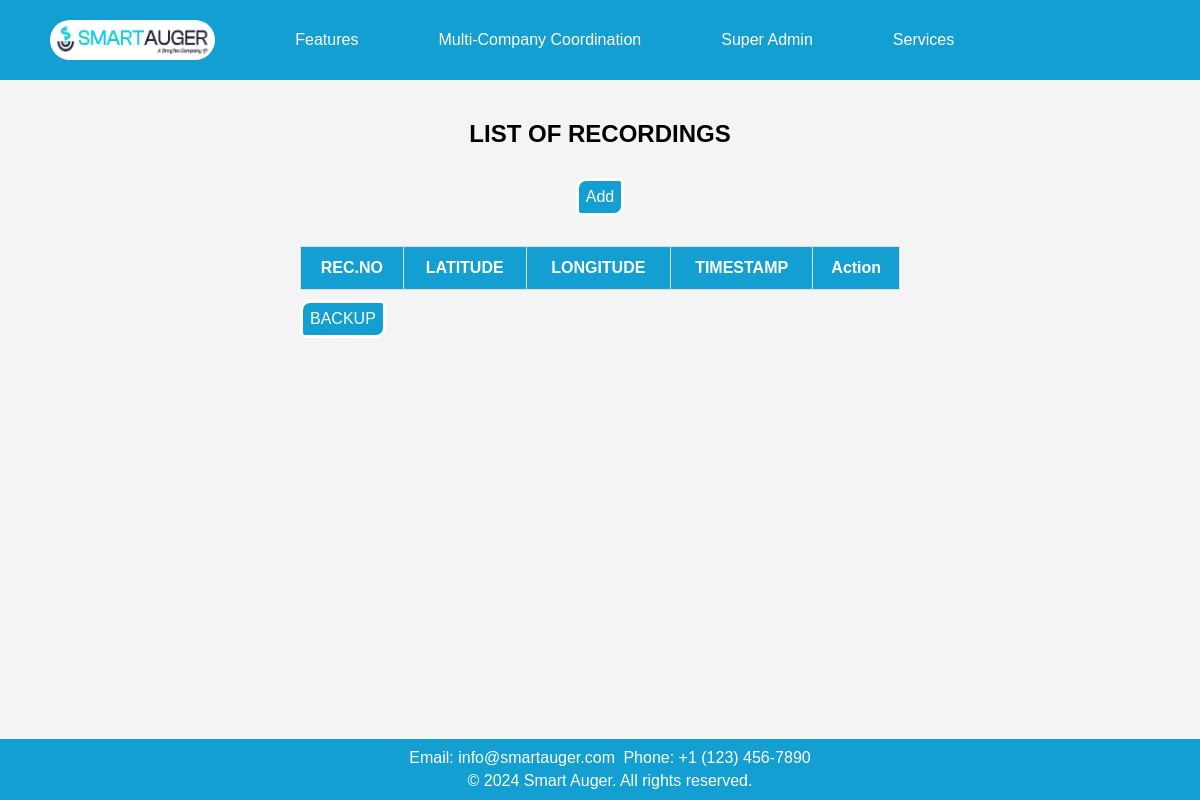
Page /data_management/ on the earlier database version.
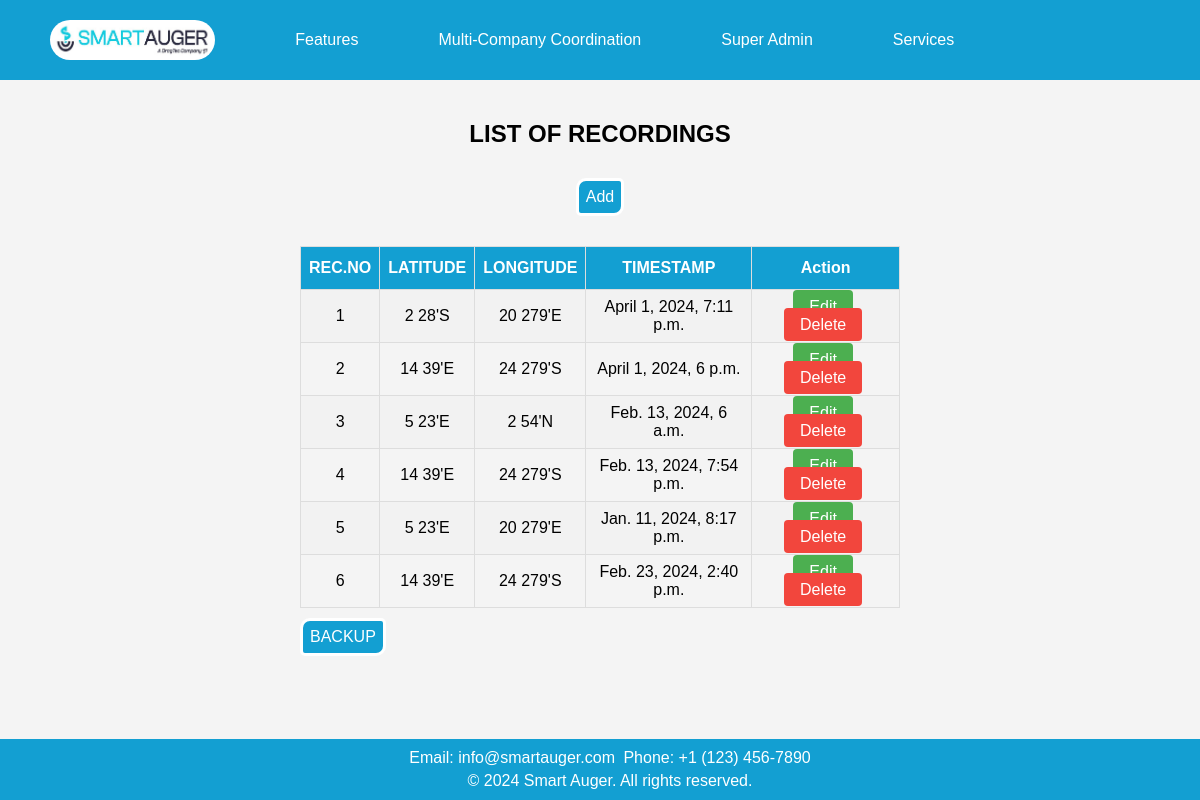
Same page on the later database version.
### app1/models.py (models this page shows, shortened)
class data_management_model(models.Model):
    rec_no = models.AutoField(primary_key=True,unique=True)
    latitude = models.CharField(max_length=20)
    longitude = models.CharField(max_length=20)
    timestamp = models.DateTimeField(auto_now_add=True)

### app1/views.py (the view)
# urls.py: path('data_management/',views.data_management_view,name='data_management'),
def data_management_view(request):
    recordings = data_management_model.objects.all()
    return render(request, 'app1/data_management.html', {'recordings': recordings})

### app1/templates/app1/data_management.html (shortened to what this page needs)
<!DOCTYPE html>
<html lang="en">
<head>
    {% load static %}
</head>
<body>
    <header>
        <nav class="nav">
            <a class="logo" href="#"><img src="{% static 'app1/images/icon.jpg' %}" alt="Logo"></a>
            <div class="dropdown">
                <a href="#">Features</a>
            </div>
            <div class="dropdown">
                <a href="#" class="dropbtn">Multi-Company Coordination</a>
            </div>
            <div class="dropdown">
                <a href="#">Super Admin</a>
            </div>
            <div class="dropdown">
                <a href="#">Services</a>
            </div>
        </nav>
    </header>
    <div class="user">
        <h2 class="heading1">LIST OF RECORDINGS</h2>
        <a class="add" href="{% url 'add_reco' %}">Add</a>
    </div>
    <div id="table-container">
    <table id="customers">
        <tr>
            <th>REC.NO</th>
            <th>LATITUDE</th>
            <th>LONGITUDE</th>
            <th>TIMESTAMP</th>
            <th>Action</th>
        </tr>
        {% for recording in recordings %}
            <tr>
                <td>{{ recording.rec_no }}</td>
                <td>{{ recording.latitude }}</td>
                <td>{{ recording.longitude }}</td>
                <td>{{ recording.timestamp }}</td>
                <td>
                    <a href="{% url 'user_update' recording.pk %}" class="edit-btn">Edit</a>
                    <a href="{% url 'task_delete' recording.pk %}" class="delete-btn">Delete</a>
                </td>
            </tr>
            {% endfor %}
    </table>
    <div>
        <a class="add" href="#">BACKUP</a>
    </div>
</div>
    <footer>
        <p>Email: info@smartauger.com</p>
        <p>Phone: +1 (123) 456-7890</p>
        <div class="footer-bottom">
            <p>&copy; 2024 Smart Auger. All rights reserved.</p>
        </div>
    </footer>
</body>
</html>

### app1/templates/app1/data_management.html (style rules this page uses)
body { font-family: 'Verdana', sans-serif; width: 100%; margin: 0; padding-top: 10vh; padding-bottom: 80px; background: #f4f4f4; box-sizing: border-box; }
header { background-color: #139FD2; color: white; text-align: center; padding: 20px 0; position: fixed; top: 0; width: 100%; z-index: 1000; display: flex; justify-content: space-between; align-items: center; }
header { background-color: #139FD2; color: white; text-align: center; padding: 10px 0; position: fixed; top: 0; width: 100%; z-index: 1000; }
.nav { display: flex; align-items: center; margin-right: 104px; }
.nav a { padding: 10px 15px; color: white; text-decoration: none; display: inline-block; margin-left: 50px; white-space: nowrap; }
.logo { margin-right: auto; }
.logo img { max-height: 40px; margin-left: -15px; float: left; border-radius: 20px; }
.dropdown { position: relative; }
footer { position: fixed; bottom: 0; width: 100%; background-color: #139FD2; color: white; text-align: center; padding: 10px; z-index: 1000; }
footer h4, footer p { white-space: nowrap; margin: 0; padding: 2px; display: inline; }
.footer-bottom { white-space: nowrap; padding-top: 5px; }
.footer-bottom p { margin: 0; }
#table-container { margin-top: 30px; margin-left: 300px; margin-right: 300px; }
.heading1 { text-align: center; color: black; margin-top: 40px; }
#customers { font-family: Arial, Helvetica, sans-serif; border-collapse: collapse; width: 100%; }
#customers td, #customers th { border: 1px solid #ddd; padding: 8px; text-align: center; }
#customers tr:nth-child(even) { background-color: #f2f2f2; }
#customers th { padding-top: 12px; padding-bottom: 12px; background-color: #139FD2; color: white; }
.delete-btn { background-color: #f2463d; color: white; padding: 8px 16px; border: none; border-radius: 4px; cursor: pointer; margin-right: 5px; text-decoration: none; }
.edit-btn { background-color: #4CAF50; color: white; padding: 8px 16px; border: none; border-radius: 4px; cursor: pointer; margin-right: 5px; text-decoration: none; }
.add { background-color: #139FD2; color: white; padding: 7px; border: solid; margin-top: 10px; display: inline-block; text-decoration: none; border-radius: 10px 5px; }
.user { text-align: center; margin-top: 30px; }

Differences in the rows shown:
added data_management_model: rec_no "1", latitude "2 28'S", longitude "20 279'E", timestamp "April 1, 2024, 7:11 p.m."
added data_management_model: rec_no "2", latitude "14 39'E", longitude "24 279'S", timestamp "April 1, 2024, 6 p.m."
added data_management_model: rec_no "3", latitude "5 23'E", longitude "2 54'N", timestamp "Feb. 13, 2024, 6 a.m."
added data_management_model: rec_no "4", latitude "14 39'E", longitude "24 279'S", timestamp "Feb. 13, 2024, 7:54 p.m."
added data_management_model: rec_no "5", latitude "5 23'E", longitude "20 279'E", timestamp "Jan. 11, 2024, 8:17 p.m."
added data_management_model: rec_no "6", latitude "14 39'E", longitude "24 279'S", timestamp "Feb. 23, 2024, 2:40 p.m."
